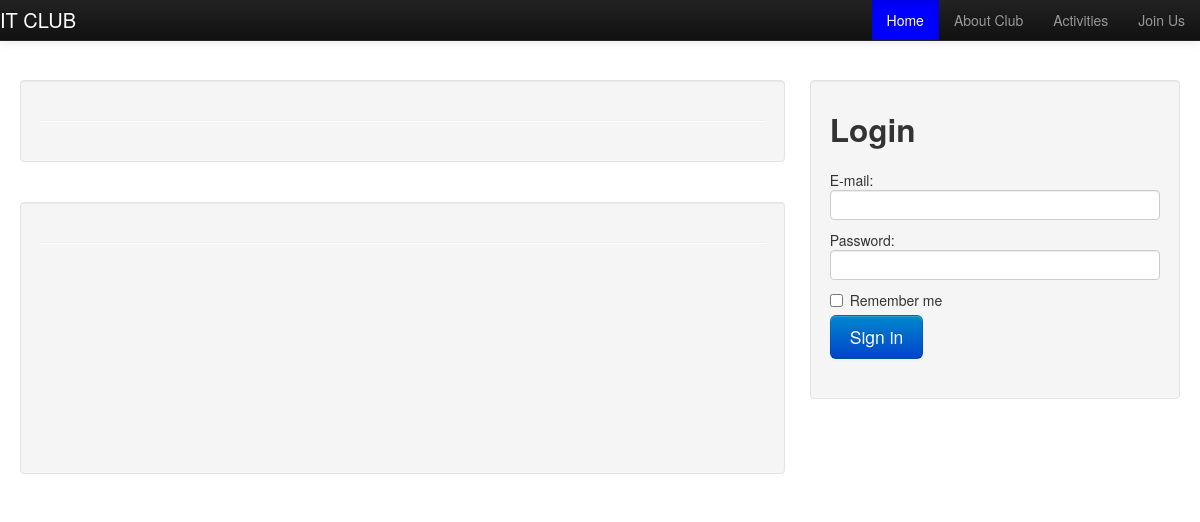
/index.php/home_c, run on an earlier commit of the app's database.
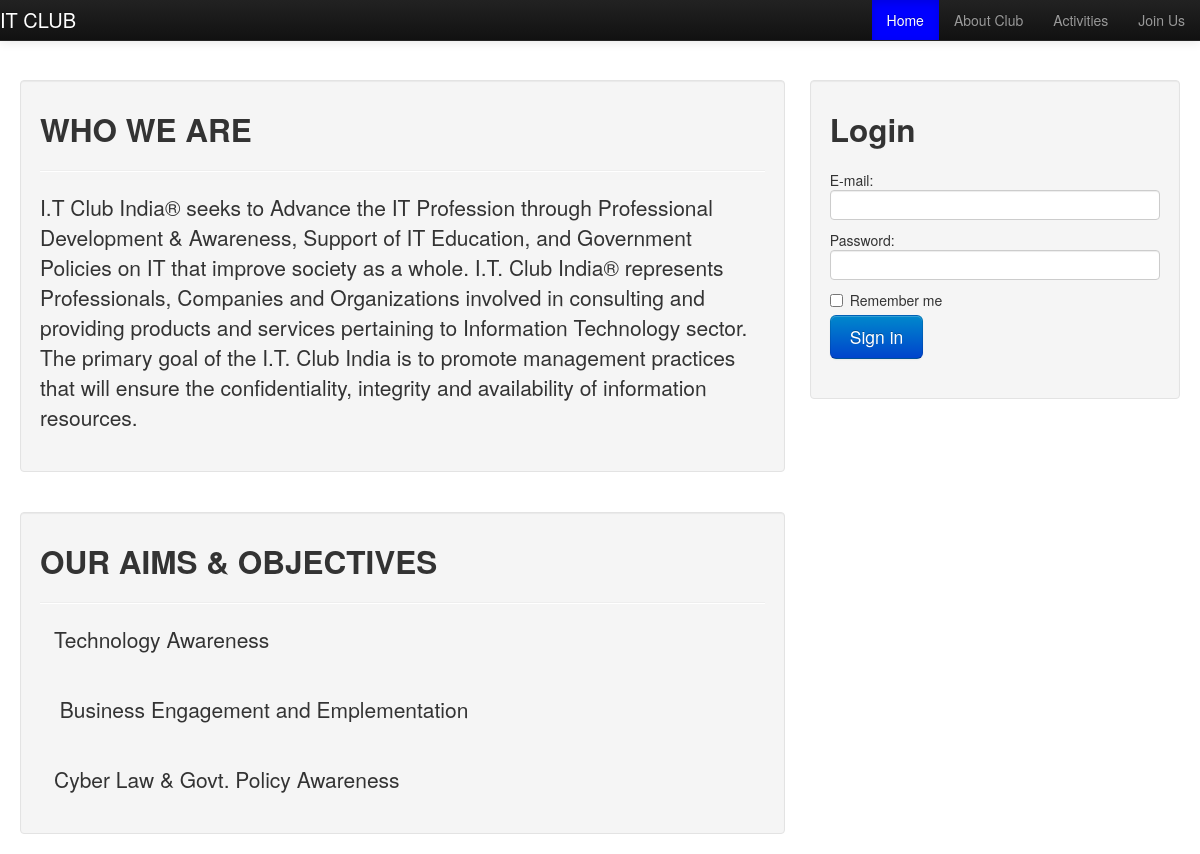
And on a later commit of the database.
### tables this page shows
CREATE TABLE IF NOT EXISTS `home_table` (
  `heading` varchar(30) NOT NULL,
  `data1` varchar(700) NOT NULL,
  `data2` varchar(50) NOT NULL,
  `data3` varchar(50) NOT NULL
);

### application/controllers/home_c.php (called while the page is built, shortened)
<?php
class home_c extends CI_Controller
{
	public function index()
	{
       $this->load->model('home_model');
       $data = $this->home_model->home_data();
       $this->load->view("pages/home_view", $data);
	}
}
?>

### index.php (called while the page is built, shortened)
<?php
require_once BASEPATH.'core/CodeIgniter.php';

### application/models/home_model.php (called while the page is built, shortened)
<?php
class home_model extends CI_Model
{
	public function home_data()
	{
		    $heading1 = "WHO WE ARE";
            $this->db->where('heading', $heading1);
            $result1 = $this->db->get('home_table');
            $heading2 = "OUR AIMS & OBJECTIVES";
            $this->db->where('heading', $heading2);
            $result2 = $this->db->get('home_table');
                $data = array(
                      'heading1' => $result1->row(0)->heading,
                      'data11'  => $result1->row(0)->data1,
                      'data12'  => $result1->row(0)->data2,
                      'data13'  => $result1->row(0)->data3,
                      'heading2' => $result2->row(0)->heading,
                      'data21'  => $result2->row(0)->data1,
                      'data22'  => $result2->row(0)->data2,
                      'data23'  => $result2->row(0)->data3
                    );
				return $data;
	}
}
?>

### application/views/pages/home_view.php (the view, shortened to what this page needs)
<!DOCTYPE html>
<html lang="en">
<head>
  <link href="<?php echo base_url(); ?>css/bootstrap-responsive.css" rel="stylesheet">
  <link href="<?php echo base_url(); ?>css/bootstrap.css" rel="stylesheet">
    </head>
    <body>
      <header class="navbar  navbar-fixed-top navbar-inverse" role="banner">
        <div class="navbar-inner">
          <a class="brand" href="<?php echo base_url(); ?>/index.php/home_c" style="color:white">IT CLUB</a>
          <ul class="nav pull-right">
            <li class="active"><a href="<?php echo base_url(); ?>/index.php/home_c">Home</a></li>
            <li><a href="<?php echo base_url(); ?>/index.php/aboutclub_c">About Club</a></li>
            <li><a href="<?php echo base_url(); ?>/index.php/activities_c">Activities</a></li>
            <li><a href="joinus_c">Join Us</a></li>
          </ul>
        </div>
      </header>
      <br><br><br><br>
      <div class="container-fluid">
        <div class="row-fluid">
          <div class="span8">
            <div class="well">
              <h2><?php echo $heading1; ?></h2>
              <hr/>
              <p class="lead"><?php echo $data11; ?></p>
            </div>
              <br/>
              <div class="well">
               <h2><?php echo $heading2; ?></h2>
               <hr/>
               <p class="lead"><i class="icon-pencil"></i><?php echo $data21; ?></p>
               <br/>
               <p class="lead"><i class="icon-briefcase"></i><?php echo $data22; ?></p>
               <br/>
               <p class="lead"><i class="icon-qrcode"></i><?php echo $data23; ?></p>
             </div></div>
             <div class="span4">
               <div class="well"> <form name="signin" class="form-signin" method="post" onsubmit="return validateForm()" action="<?php echo base_url();?>/index.php/home_c/checklogin">
                <h2 class="form-signin-heading">Login</h2>
                E-mail:<input type="email" class="input-block-level" name="email">
                Password: <input type="password" class="input-block-level" name="password">
                <label class="checkbox">
                  <input type="checkbox" value="remember-me"> Remember me
                </label>
                <button class="btn btn-large btn-primary" type="submit">Sign in</button>
              </form>
            </div></div>
          </div>
        </div>
      </body>
      </html>

What changed in the data, as far as the page shows it:
added home_table: heading "OUR AIMS & OBJECTIVES", data1 "Technology Awareness", data2 "Business Engagement and Emplementation", data3 "Cyber Law & Govt. Policy Awareness"
Also different on the page:
$heading1: (not shown) → "WHO WE ARE"
$data11: (not shown) → "I.T Club India® seeks to Advance the IT Profession through Professional Development & Awareness, Support of IT Education, and Government Policies on IT that improve society as a whole. I.T. Club India® represents Professionals, Companies and Organizations involved in consulting and providing products and services pertaining to Information Technology sector. The primary goal of the I.T. Club India is to promote management practices that will ensure the confidentiality, integrity and availability of information resources."
